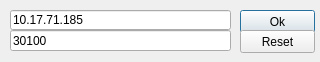
<?xml version="1.0" encoding="UTF-8"?>
<ui version="4.0">
 <class>ConnectionSettings</class>
 <widget class="QDialog" name="ConnectionSettings">
  <property name="geometry">
   <rect>
    <x>0</x>
    <y>0</y>
    <width>320</width>
    <height>62</height>
   </rect>
  </property>
  <property name="windowTitle">
   <string>Connection Settings</string>
  </property>
  <widget class="QLineEdit" name="Server">
   <property name="geometry">
    <rect>
     <x>10</x>
     <y>10</y>
     <width>221</width>
     <height>20</height>
    </rect>
   </property>
   <property name="text">
    <string>10.17.71.185</string>
   </property>
  </widget>
  <widget class="QLineEdit" name="Port">
   <property name="geometry">
    <rect>
     <x>10</x>
     <y>30</y>
     <width>221</width>
     <height>21</height>
    </rect>
   </property>
   <property name="text">
    <string>30100</string>
   </property>
  </widget>
  <widget class="QPushButton" name="Ok">
   <property name="geometry">
    <rect>
     <x>240</x>
     <y>10</y>
     <width>75</width>
     <height>23</height>
    </rect>
   </property>
   <property name="text">
    <string>Ok</string>
   </property>
  </widget>
  <widget class="QPushButton" name="Reset">
   <property name="geometry">
    <rect>
     <x>240</x>
     <y>30</y>
     <width>75</width>
     <height>23</height>
    </rect>
   </property>
   <property name="text">
    <string>Reset</string>
   </property>
  </widget>
 </widget>
 <resources/>
 <connections/>
</ui>
